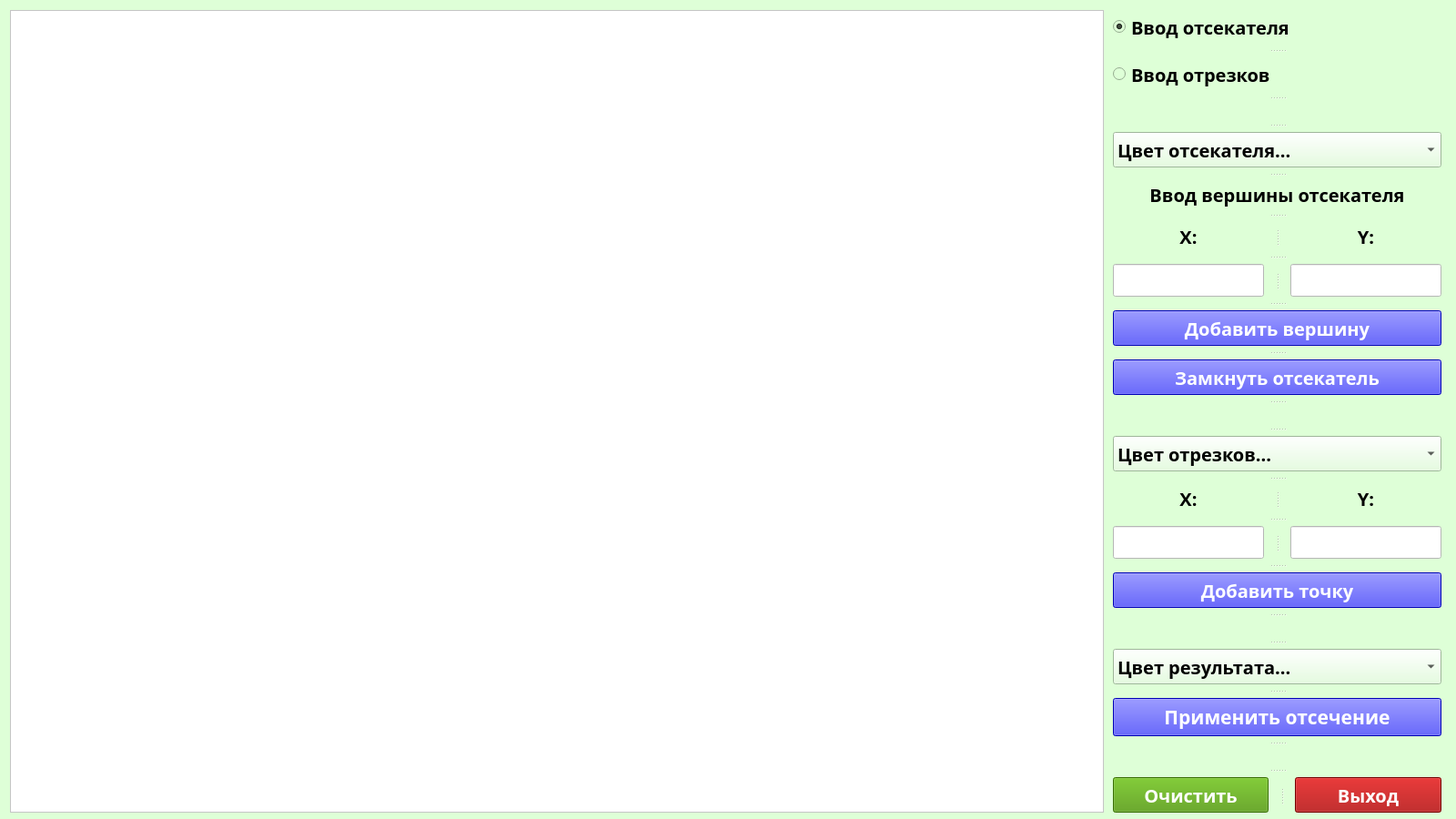
<?xml version="1.0" encoding="UTF-8"?>
<ui version="4.0">
 <class>MainWindow</class>
 <widget class="QMainWindow" name="MainWindow">
  <property name="geometry">
   <rect>
    <x>0</x>
    <y>0</y>
    <width>1600</width>
    <height>900</height>
   </rect>
  </property>
  <property name="minimumSize">
   <size>
    <width>1600</width>
    <height>900</height>
   </size>
  </property>
  <property name="windowTitle">
   <string>Алгоритм отсечения Кириуса-Бека</string>
  </property>
  <property name="styleSheet">
   <string notr="true">background-color: rgb(222, 255, 215);</string>
  </property>
  <widget class="QWidget" name="centralwidget">
   <widget class="QWidget" name="">
    <property name="geometry">
     <rect>
      <x>11</x>
      <y>11</y>
      <width>1573</width>
      <height>882</height>
     </rect>
    </property>
    <layout class="QGridLayout" name="gridLayout">
     <property name="horizontalSpacing">
      <number>10</number>
     </property>
     <item row="0" column="0">
      <widget class="QGraphicsView" name="canvas">
       <property name="minimumSize">
        <size>
         <width>1200</width>
         <height>880</height>
        </size>
       </property>
       <property name="styleSheet">
        <string notr="true">background-color: rgb(255, 255, 255);</string>
       </property>
      </widget>
     </item>
     <item row="0" column="1">
      <widget class="QSplitter" name="splitter_3">
       <property name="orientation">
        <enum>Qt::Vertical</enum>
       </property>
       <property name="handleWidth">
        <number>15</number>
       </property>
       <widget class="QRadioButton" name="radio_cutter">
        <property name="font">
         <font>
          <family>KacstTitle</family>
          <pointsize>15</pointsize>
          <weight>75</weight>
          <bold>true</bold>
         </font>
        </property>
        <property name="text">
         <string>Ввод отсекателя</string>
        </property>
        <property name="checked">
         <bool>true</bool>
        </property>
       </widget>
       <widget class="QRadioButton" name="radio_line">
        <property name="font">
         <font>
          <family>KacstTitle</family>
          <pointsize>15</pointsize>
          <weight>75</weight>
          <bold>true</bold>
         </font>
        </property>
        <property name="text">
         <string>Ввод отрезков</string>
        </property>
       </widget>
       <widget class="QLabel" name="label">
        <property name="text">
         <string/>
        </property>
       </widget>
       <widget class="QComboBox" name="cutter_box">
        <property name="maximumSize">
         <size>
          <width>361</width>
          <height>51</height>
         </size>
        </property>
        <property name="font">
         <font>
          <family>KacstTitle</family>
          <pointsize>15</pointsize>
          <weight>75</weight>
          <bold>true</bold>
         </font>
        </property>
        <property name="styleSheet">
         <string notr="true">selection-color: rgb(0, 0, 0);</string>
        </property>
        <item>
         <property name="text">
          <string>Цвет отсекателя...</string>
         </property>
        </item>
        <item>
         <property name="text">
          <string>Красный</string>
         </property>
        </item>
        <item>
         <property name="text">
          <string>Синий</string>
         </property>
        </item>
        <item>
         <property name="text">
          <string>Черный</string>
         </property>
        </item>
        <item>
         <property name="text">
          <string>Зеленый</string>
         </property>
        </item>
        <item>
         <property name="text">
          <string>Оранжевый</string>
         </property>
        </item>
        <item>
         <property name="text">
          <string>Фиолетовый</string>
         </property>
        </item>
        <item>
         <property name="text">
          <string>Белый</string>
         </property>
        </item>
       </widget>
       <widget class="QLabel" name="vertex_label">
        <property name="sizePolicy">
         <sizepolicy hsizetype="Preferred" vsizetype="Fixed">
          <horstretch>0</horstretch>
          <verstretch>0</verstretch>
         </sizepolicy>
        </property>
        <property name="minimumSize">
         <size>
          <width>171</width>
          <height>0</height>
         </size>
        </property>
        <property name="font">
         <font>
          <family>KacstTitle</family>
          <pointsize>15</pointsize>
          <weight>75</weight>
          <bold>true</bold>
         </font>
        </property>
        <property name="text">
         <string>Ввод вершины отсекателя</string>
        </property>
        <property name="alignment">
         <set>Qt::AlignCenter</set>
        </property>
       </widget>
       <widget class="QSplitter" name="splitter">
        <property name="maximumSize">
         <size>
          <width>16777215</width>
          <height>16777215</height>
         </size>
        </property>
        <property name="orientation">
         <enum>Qt::Horizontal</enum>
        </property>
        <property name="handleWidth">
         <number>29</number>
        </property>
        <widget class="QLabel" name="vertex_x_label">
         <property name="sizePolicy">
          <sizepolicy hsizetype="Preferred" vsizetype="Fixed">
           <horstretch>0</horstretch>
           <verstretch>0</verstretch>
          </sizepolicy>
         </property>
         <property name="minimumSize">
          <size>
           <width>166</width>
           <height>0</height>
          </size>
         </property>
         <property name="font">
          <font>
           <family>KacstTitle</family>
           <pointsize>15</pointsize>
           <weight>75</weight>
           <bold>true</bold>
          </font>
         </property>
         <property name="text">
          <string>X:</string>
         </property>
         <property name="alignment">
          <set>Qt::AlignCenter</set>
         </property>
        </widget>
        <widget class="QLabel" name="vertex_y_label">
         <property name="sizePolicy">
          <sizepolicy hsizetype="Preferred" vsizetype="Fixed">
           <horstretch>0</horstretch>
           <verstretch>0</verstretch>
          </sizepolicy>
         </property>
         <property name="minimumSize">
          <size>
           <width>166</width>
           <height>0</height>
          </size>
         </property>
         <property name="font">
          <font>
           <family>KacstTitle</family>
           <pointsize>15</pointsize>
           <weight>75</weight>
           <bold>true</bold>
          </font>
         </property>
         <property name="text">
          <string>Y:</string>
         </property>
         <property name="alignment">
          <set>Qt::AlignCenter</set>
         </property>
        </widget>
       </widget>
       <widget class="QSplitter" name="splitter_2">
        <property name="maximumSize">
         <size>
          <width>16777215</width>
          <height>16777215</height>
         </size>
        </property>
        <property name="orientation">
         <enum>Qt::Horizontal</enum>
        </property>
        <property name="handleWidth">
         <number>29</number>
        </property>
        <widget class="QLineEdit" name="ver_x_entry">
         <property name="font">
          <font>
           <pointsize>16</pointsize>
          </font>
         </property>
         <property name="styleSheet">
          <string notr="true">background-color: rgb(255, 255, 255);</string>
         </property>
        </widget>
        <widget class="QLineEdit" name="ver_y_entry">
         <property name="font">
          <font>
           <pointsize>16</pointsize>
          </font>
         </property>
         <property name="styleSheet">
          <string notr="true">background-color: rgb(255, 255, 255);</string>
         </property>
        </widget>
       </widget>
       <widget class="QPushButton" name="vertex_btn">
        <property name="sizePolicy">
         <sizepolicy hsizetype="Minimum" vsizetype="Fixed">
          <horstretch>0</horstretch>
          <verstretch>0</verstretch>
         </sizepolicy>
        </property>
        <property name="maximumSize">
         <size>
          <width>16777215</width>
          <height>51</height>
         </size>
        </property>
        <property name="font">
         <font>
          <family>KacstTitle</family>
          <pointsize>15</pointsize>
          <weight>75</weight>
          <italic>false</italic>
          <bold>true</bold>
         </font>
        </property>
        <property name="styleSheet">
         <string notr="true">background-color: rgb(0, 0, 255);
color: rgb(255, 255, 255);</string>
        </property>
        <property name="text">
         <string>Добавить вершину</string>
        </property>
       </widget>
       <widget class="QPushButton" name="close_btn">
        <property name="sizePolicy">
         <sizepolicy hsizetype="Minimum" vsizetype="Fixed">
          <horstretch>0</horstretch>
          <verstretch>0</verstretch>
         </sizepolicy>
        </property>
        <property name="maximumSize">
         <size>
          <width>16777215</width>
          <height>51</height>
         </size>
        </property>
        <property name="font">
         <font>
          <family>KacstTitle</family>
          <pointsize>15</pointsize>
          <weight>75</weight>
          <italic>false</italic>
          <bold>true</bold>
         </font>
        </property>
        <property name="styleSheet">
         <string notr="true">background-color: rgb(0, 0, 255);
color: rgb(255, 255, 255);</string>
        </property>
        <property name="text">
         <string>Замкнуть отсекатель</string>
        </property>
       </widget>
       <widget class="QLabel" name="label_2">
        <property name="text">
         <string/>
        </property>
       </widget>
       <widget class="QComboBox" name="line_box">
        <property name="maximumSize">
         <size>
          <width>361</width>
          <height>51</height>
         </size>
        </property>
        <property name="font">
         <font>
          <family>KacstTitle</family>
          <pointsize>15</pointsize>
          <weight>75</weight>
          <bold>true</bold>
         </font>
        </property>
        <property name="styleSheet">
         <string notr="true">selection-color: rgb(0, 0, 0);</string>
        </property>
        <item>
         <property name="text">
          <string>Цвет отрезков...</string>
         </property>
        </item>
        <item>
         <property name="text">
          <string>Красный</string>
         </property>
        </item>
        <item>
         <property name="text">
          <string>Синий</string>
         </property>
        </item>
        <item>
         <property name="text">
          <string>Черный</string>
         </property>
        </item>
        <item>
         <property name="text">
          <string>Зеленый</string>
         </property>
        </item>
        <item>
         <property name="text">
          <string>Оранжевый</string>
         </property>
        </item>
        <item>
         <property name="text">
          <string>Фиолетовый</string>
         </property>
        </item>
        <item>
         <property name="text">
          <string>Белый</string>
         </property>
        </item>
       </widget>
       <widget class="QSplitter" name="splitter_5">
        <property name="maximumSize">
         <size>
          <width>16777215</width>
          <height>16777215</height>
         </size>
        </property>
        <property name="orientation">
         <enum>Qt::Horizontal</enum>
        </property>
        <property name="handleWidth">
         <number>29</number>
        </property>
        <widget class="QLabel" name="x_label">
         <property name="sizePolicy">
          <sizepolicy hsizetype="Preferred" vsizetype="Fixed">
           <horstretch>0</horstretch>
           <verstretch>0</verstretch>
          </sizepolicy>
         </property>
         <property name="minimumSize">
          <size>
           <width>166</width>
           <height>0</height>
          </size>
         </property>
         <property name="font">
          <font>
           <family>KacstTitle</family>
           <pointsize>15</pointsize>
           <weight>75</weight>
           <bold>true</bold>
          </font>
         </property>
         <property name="text">
          <string>X:</string>
         </property>
         <property name="alignment">
          <set>Qt::AlignCenter</set>
         </property>
        </widget>
        <widget class="QLabel" name="y_label">
         <property name="sizePolicy">
          <sizepolicy hsizetype="Preferred" vsizetype="Fixed">
           <horstretch>0</horstretch>
           <verstretch>0</verstretch>
          </sizepolicy>
         </property>
         <property name="minimumSize">
          <size>
           <width>166</width>
           <height>0</height>
          </size>
         </property>
         <property name="font">
          <font>
           <family>KacstTitle</family>
           <pointsize>15</pointsize>
           <weight>75</weight>
           <bold>true</bold>
          </font>
         </property>
         <property name="text">
          <string>Y:</string>
         </property>
         <property name="alignment">
          <set>Qt::AlignCenter</set>
         </property>
        </widget>
       </widget>
       <widget class="QSplitter" name="splitter_6">
        <property name="maximumSize">
         <size>
          <width>16777215</width>
          <height>16777215</height>
         </size>
        </property>
        <property name="orientation">
         <enum>Qt::Horizontal</enum>
        </property>
        <property name="handleWidth">
         <number>29</number>
        </property>
        <widget class="QLineEdit" name="x_entry">
         <property name="font">
          <font>
           <pointsize>16</pointsize>
          </font>
         </property>
         <property name="styleSheet">
          <string notr="true">background-color: rgb(255, 255, 255);</string>
         </property>
        </widget>
        <widget class="QLineEdit" name="y_entry">
         <property name="font">
          <font>
           <pointsize>16</pointsize>
          </font>
         </property>
         <property name="styleSheet">
          <string notr="true">background-color: rgb(255, 255, 255);</string>
         </property>
        </widget>
       </widget>
       <widget class="QPushButton" name="add_btn">
        <property name="sizePolicy">
         <sizepolicy hsizetype="Minimum" vsizetype="Fixed">
          <horstretch>0</horstretch>
          <verstretch>0</verstretch>
         </sizepolicy>
        </property>
        <property name="maximumSize">
         <size>
          <width>16777215</width>
          <height>51</height>
         </size>
        </property>
        <property name="font">
         <font>
          <family>KacstTitle</family>
          <pointsize>15</pointsize>
          <weight>75</weight>
          <italic>false</italic>
          <bold>true</bold>
         </font>
        </property>
        <property name="styleSheet">
         <string notr="true">background-color: rgb(0, 0, 255);
color: rgb(255, 255, 255);</string>
        </property>
        <property name="text">
         <string>Добавить точку</string>
        </property>
       </widget>
       <widget class="QLabel" name="label_3">
        <property name="text">
         <string/>
        </property>
       </widget>
       <widget class="QComboBox" name="result_box">
        <property name="maximumSize">
         <size>
          <width>361</width>
          <height>51</height>
         </size>
        </property>
        <property name="font">
         <font>
          <family>KacstTitle</family>
          <pointsize>15</pointsize>
          <weight>75</weight>
          <bold>true</bold>
         </font>
        </property>
        <property name="styleSheet">
         <string notr="true">selection-color: rgb(0, 0, 0);</string>
        </property>
        <item>
         <property name="text">
          <string>Цвет результата...</string>
         </property>
        </item>
        <item>
         <property name="text">
          <string>Красный</string>
         </property>
        </item>
        <item>
         <property name="text">
          <string>Синий</string>
         </property>
        </item>
        <item>
         <property name="text">
          <string>Черный</string>
         </property>
        </item>
        <item>
         <property name="text">
          <string>Зеленый</string>
         </property>
        </item>
        <item>
         <property name="text">
          <string>Оранжевый</string>
         </property>
        </item>
        <item>
         <property name="text">
          <string>Фиолетовый</string>
         </property>
        </item>
        <item>
         <property name="text">
          <string>Белый</string>
         </property>
        </item>
       </widget>
       <widget class="QPushButton" name="cut_btn">
        <property name="sizePolicy">
         <sizepolicy hsizetype="Minimum" vsizetype="Fixed">
          <horstretch>0</horstretch>
          <verstretch>0</verstretch>
         </sizepolicy>
        </property>
        <property name="maximumSize">
         <size>
          <width>16777215</width>
          <height>51</height>
         </size>
        </property>
        <property name="font">
         <font>
          <family>KacstTitle</family>
          <pointsize>16</pointsize>
          <weight>75</weight>
          <bold>true</bold>
         </font>
        </property>
        <property name="styleSheet">
         <string notr="true">color: rgb(255, 255, 255);
background-color: rgb(0, 0, 255);</string>
        </property>
        <property name="text">
         <string>Применить отсечение</string>
        </property>
       </widget>
       <widget class="QLabel" name="label_4">
        <property name="text">
         <string/>
        </property>
       </widget>
       <widget class="QSplitter" name="splitter_7">
        <property name="orientation">
         <enum>Qt::Horizontal</enum>
        </property>
        <property name="handleWidth">
         <number>29</number>
        </property>
        <widget class="QPushButton" name="clear_btn">
         <property name="minimumSize">
          <size>
           <width>161</width>
           <height>0</height>
          </size>
         </property>
         <property name="font">
          <font>
           <family>KacstTitle</family>
           <pointsize>15</pointsize>
           <weight>75</weight>
           <bold>true</bold>
          </font>
         </property>
         <property name="styleSheet">
          <string notr="true">color: rgb(255, 255, 255);
background-color: rgb(78, 154, 6);</string>
         </property>
         <property name="text">
          <string>Очистить</string>
         </property>
        </widget>
        <widget class="QPushButton" name="exit_btn">
         <property name="sizePolicy">
          <sizepolicy hsizetype="Minimum" vsizetype="Fixed">
           <horstretch>0</horstretch>
           <verstretch>0</verstretch>
          </sizepolicy>
         </property>
         <property name="minimumSize">
          <size>
           <width>161</width>
           <height>0</height>
          </size>
         </property>
         <property name="font">
          <font>
           <family>KacstTitle</family>
           <pointsize>15</pointsize>
           <weight>75</weight>
           <bold>true</bold>
          </font>
         </property>
         <property name="styleSheet">
          <string notr="true">color: rgb(255, 255, 255);
background-color: rgb(164, 0, 0);</string>
         </property>
         <property name="text">
          <string>Выход</string>
         </property>
        </widget>
       </widget>
      </widget>
     </item>
    </layout>
   </widget>
  </widget>
 </widget>
 <resources/>
 <connections/>
</ui>
